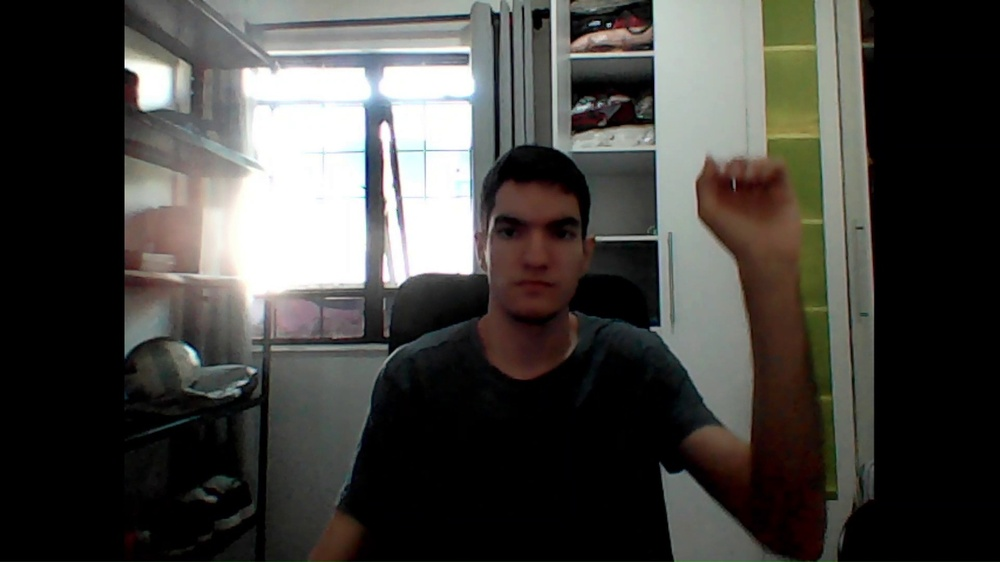
#> input picture assets/images/261.jpg, 1000 x 562 px, shrunk from 1920 x 1080 before the run, given in place of videoT.mp4, which was not available
$ python 'Lucas Kanade.py'
#> lines starting #> are read from the running program, lines starting #| are printed output that depends on the picture; pictures that were not available may be replaced by others from this repository, and a replacement may not be noted
import numpy as np
import cv2 as cv
import argparse

# params for ShiTomasi corner detection
feature_params = dict( maxCorners = 100,
                       qualityLevel = 0.3,
                       minDistance = 7,
                       blockSize = 7 )
# Parameters for lucas kanade optical flow
lk_params = dict( winSize  = (15, 15),
                  maxLevel = 2,
                  criteria = (cv.TERM_CRITERIA_EPS | cv.TERM_CRITERIA_COUNT, 10, 0.03))
# Create some random colors
color = np.random.randint(0, 255, (100, 3))
# Take first frame and find corners in it
video = cv.VideoCapture("./videoT.mp4")
ret, im1 = video.read()
#> im1 is the input picture: shape (562, 1000, 3); mean B, G, R 65.5, 69, 70.2
canalUsado = "green"

if(canalUsado=="gray"):
    im1Gray = cv.cvtColor(im1, cv.COLOR_BGR2GRAY)
    canalCorIM1 = im1Gray
else:
    rgb_im1 = cv.cvtColor(im1, cv.COLOR_BGR2RGB)
    im1Red, im1Green, im1Blue = cv.split(rgb_im1)
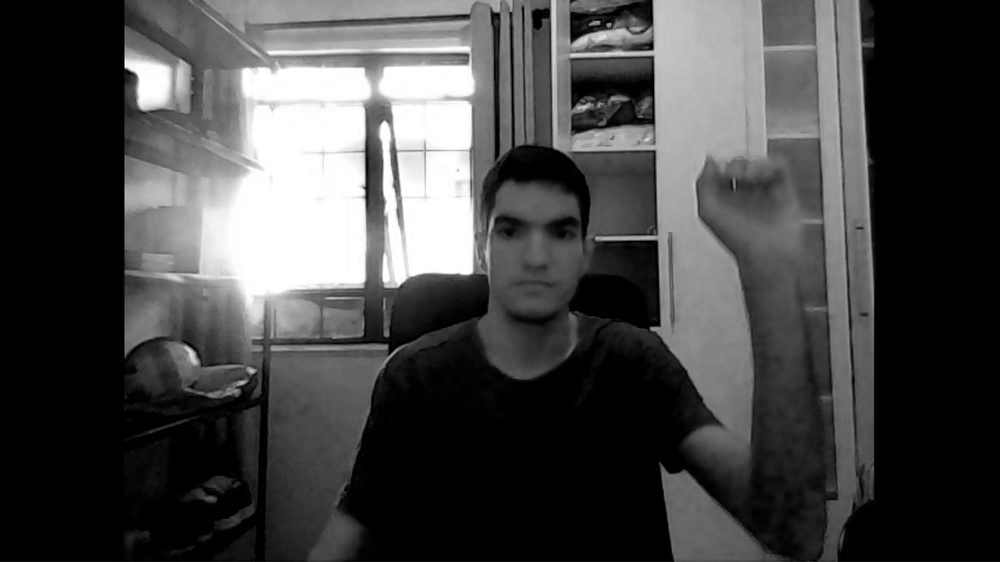
#> im1Red: shape (562, 1000); min 0, max 255, mean 70.2
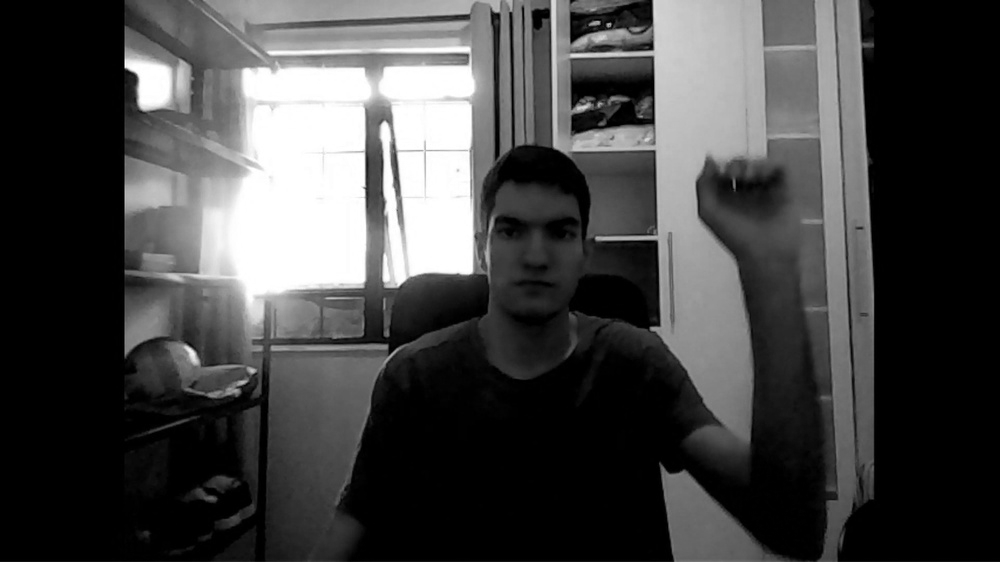
#> im1Green: shape (562, 1000); min 0, max 255, mean 69
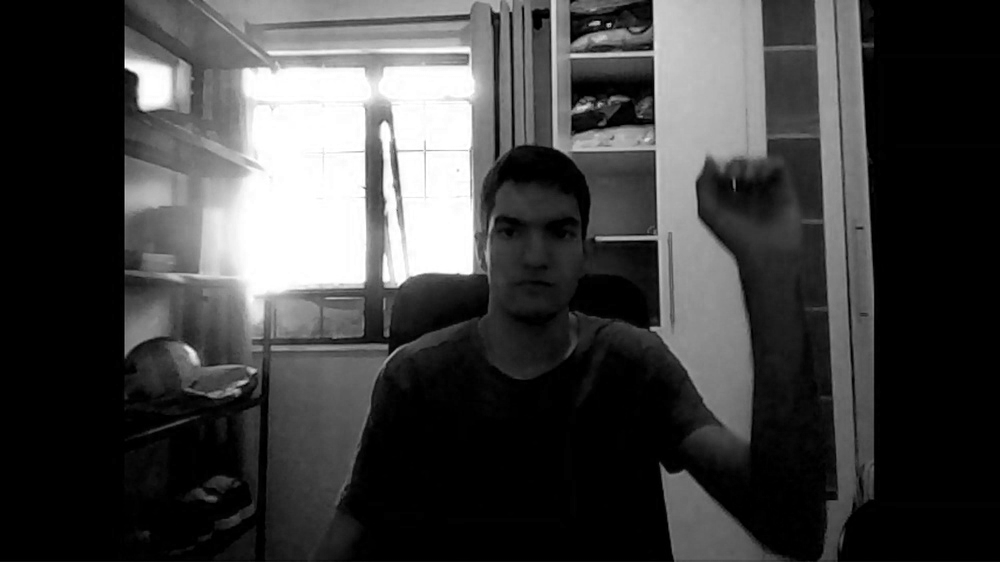
#> im1Blue: shape (562, 1000); min 0, max 255, mean 65.5
    if(canalUsado=="red"):
        canalCorIM1 = im1Red
    elif(canalUsado=="green"):
        canalCorIM1 = im1Green
    elif(canalUsado=="blue"):
        canalCorIM1 = im1Blue

p0 = cv.goodFeaturesToTrack(canalCorIM1, mask = None, **feature_params)
#> p0 = 31 rows, first 8: [608, 25], [651, 48], [126, 67], [653, 152], [651, 58], [655, 242], [384, 123], [658, 324]

mask = np.zeros_like(im1)

while(1):
    ret, im2 = video.read()
    if not ret:
        print('Sem frames detectados.')
        break

    if(canalUsado=="gray"):
        im2Gray = cv.cvtColor(im2, cv.COLOR_BGR2GRAY)
        canalCorIM2 = im2Gray
    else:
        rgb_im2 = cv.cvtColor(im2, cv.COLOR_BGR2RGB)
        im2Red, im2Green, im2Blue = cv.split(rgb_im2)
        if(canalUsado=="red"):
            canalCorIM2 = im2Red
        elif(canalUsado=="green"):
            canalCorIM2 = im2Green
        elif(canalUsado=="blue"):
            canalCorIM2 = im2Blue

    p1, st, err = cv.calcOpticalFlowPyrLK(canalCorIM1, canalCorIM2, p0, None, **lk_params)
#> p1 has the same summary as p0; st = 31 values from 1 to 1; err = 31 values from 0 to 0

    if p1 is not None:
        good_new = p1[st==1]
#> good_new = 31 pairs, first value 126 to 864, second value 9 to 391
        good_old = p0[st==1]
#> good_old has the same summary as good_new

    for i, (new, old) in enumerate(zip(good_new, good_old)):
        a, b = new.ravel()
        c, d = old.ravel()
        mask = cv.line(mask, (int(a), int(b)), (int(c), int(d)), (color[i].tolist()), 2)
        im2 = cv.circle(im2, (int(a), int(b)), 5, color[i].tolist(), -1)
#> this loop made 31 passes
#> (a, b, c, d) on passes 1 to 12: (608, 25, 608, 25), (651, 48, 651, 48), (126, 67, 126, 67), (653, 152, 653, 152), (651, 58, 651, 58), (655, 242, 655, 242), (384, 123, 384, 123), (658, 324, 658, 324), (466, 56, 466, 56), (498, 15, 498, 15), (599, 23, 599, 23), (386, 346, 386, 346)
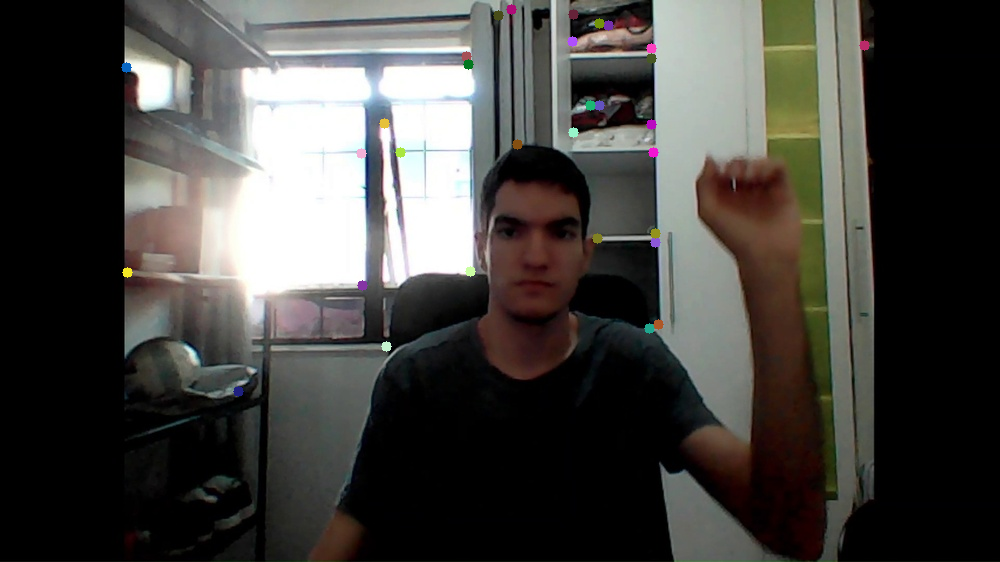
#> im2: shape (562, 1000, 3); mean B, G, R 65.6, 69, 70.4
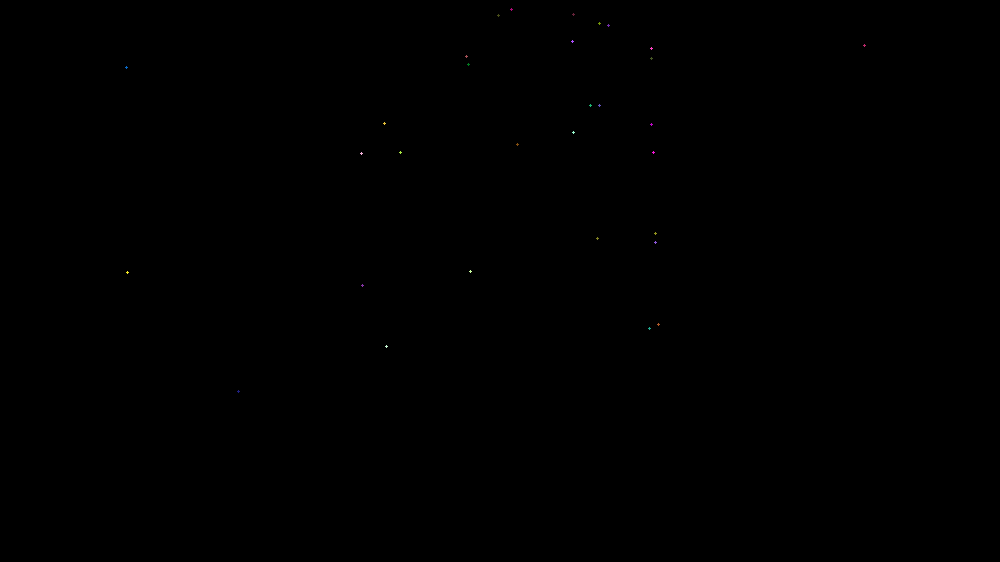
#> mask: shape (562, 1000, 3); mean of channels 0, 1, 2 0, 0, 0; drawn as B, G, R

    img = cv.add(im2, mask)

    cv.imshow('frame', img)
    cv.waitKey(0)

    canalCorIM1 = canalCorIM2.copy()
    p0 = good_new.reshape(-1, 1, 2)

cv.destroyAllWindows()

$ run again, on assets/images/29.jpg
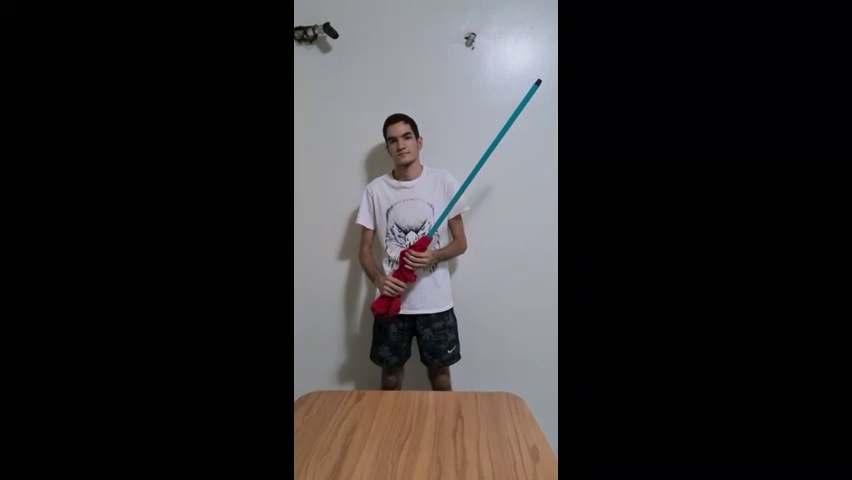
#> input picture assets/images/29.jpg, 852 x 480 px, given in place of videoT.mp4, which was not available
#> im1 is the input picture: shape (480, 852, 3); mean B, G, R 42.4, 42.1, 44.1
#> `im1Red, im1Green, im1Blue = cv.split(rgb_im1)`:
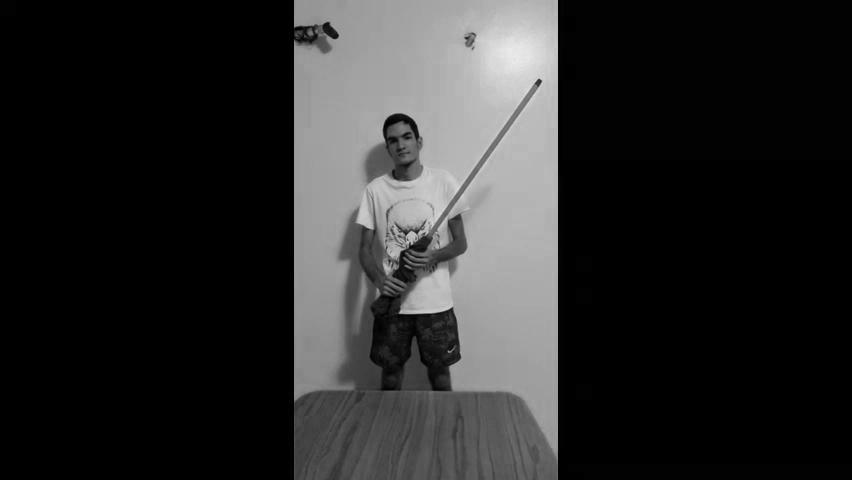
#> im1Blue: shape (480, 852); min 0, max 236, mean 42.4
#> p0 = 24 rows, first 8: [416, 231], [539, 81], [296, 26], [401, 311], [336, 36], [451, 310], [404, 235], [409, 242]
#> p1 has the same summary as p0; st = 24 values from 1 to 1; err = 24 values from 0 to 0
#> good_new has the same summary as p0
#> good_old has the same summary as p0
#> the loop `for i, (new, old) in enumerate(zip(good_new, good_old)):` made 24 passes
#> (a, b, c, d) on passes 1 to 8: (416, 231, 416, 231), (539, 81, 539, 81), (296, 26, 296, 26), (401, 311, 401, 311), (336, 36, 336, 36), (451, 310, 451, 310), (404, 235, 404, 235), (409, 242, 409, 242)
#> after the loop `for i, (new, old) in enumerate(zip(good_new, good_old)):`:
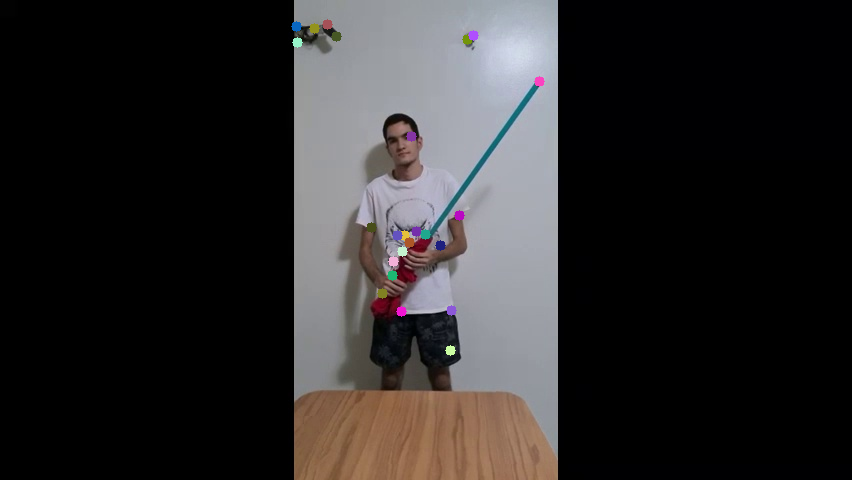
#> im2: shape (480, 852, 3); mean B, G, R 42.5, 42.2, 44.3
